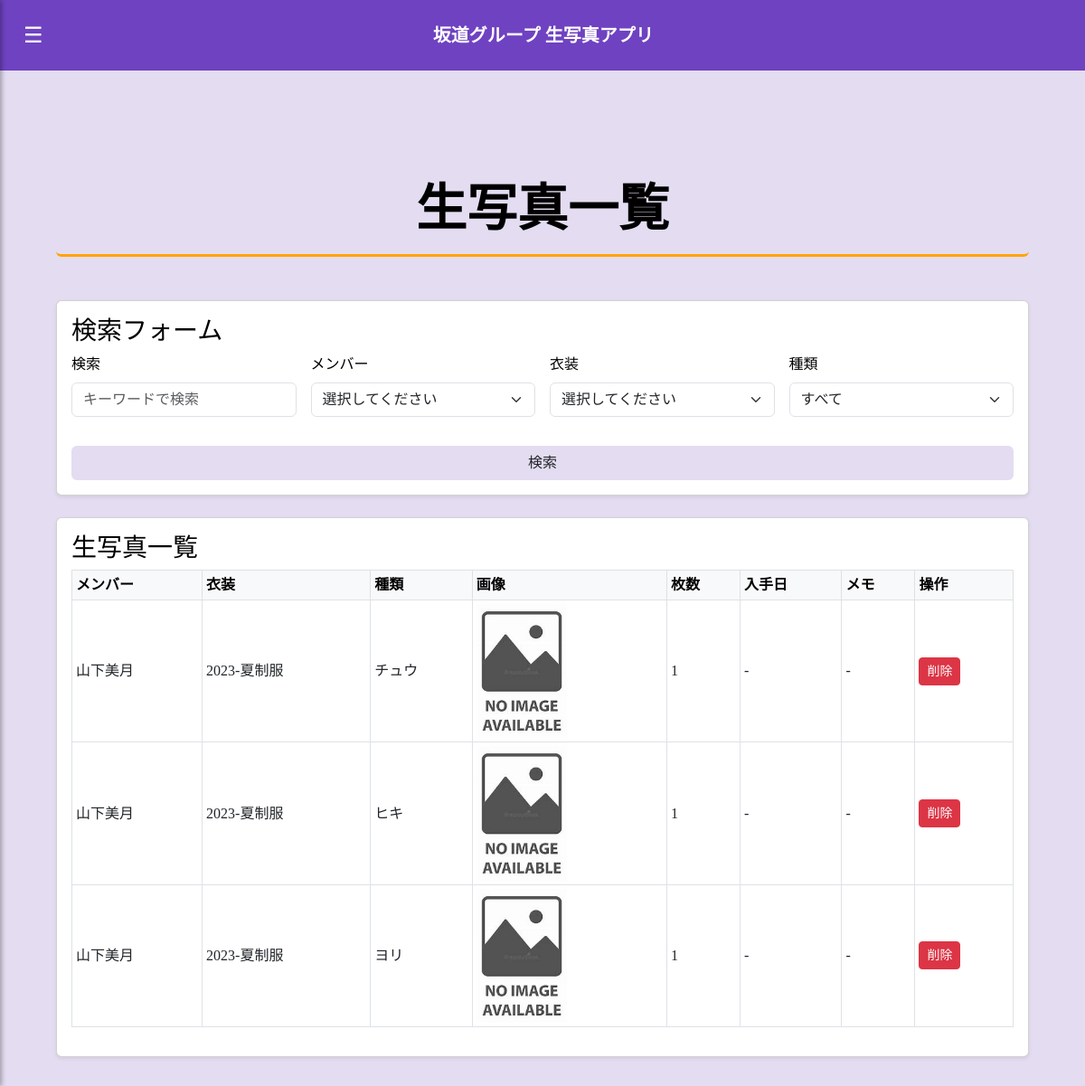
/index/nogizaka (signed in), run on the app's committed database.
### models.py (models this page shows)
class UserPhoto(db.Model):
    id = db.Column(db.Integer, primary_key=True)
    user_id = db.Column(db.Integer, db.ForeignKey('user.id'), nullable=False)
    photo_id = db.Column(db.Integer, db.ForeignKey('photo.id'), nullable=False)
    member = db.Column(db.String(64), nullable=False)
    costume = db.Column(db.String(128), nullable=False)
    photo_type = db.Column(db.String(64), nullable=False)
    group = db.Column(db.String(64), nullable=False)
    has_owner = db.Column(db.Boolean, default=True, nullable=False)  # ← 追加
    memo = db.Column(db.String, nullable=True)
    date = db.Column(db.Date, nullable=True)
    quantity = db.Column(db.Integer, nullable=True, default=1)
    photo = db.relationship('Photo', backref='user_photos')
    __table_args__ = (
        db.UniqueConstraint('user_id', 'member', 'costume', 'photo_type', 'group', name='_user_photo_uc'),
    )

### app.py (the view)
@app.route('/index/<group_key>', methods=['GET'])
@login_required
def index(group_key):
    group_colors = {
        'nogizaka': 'bg-nogi',
        'sakurazaka': 'bg-sakura',
        'hinatazaka': 'bg-hinata'
    }
    group_names = {
        'nogizaka': '乃木坂46',
        'sakurazaka': '櫻坂46',
        'hinatazaka': '日向坂46'
    }
    group_color = group_colors.get(group_key, 'bg-default')
    group_name = group_names.get(group_key, '不明')
    user_photos = UserPhoto.query.options(
        joinedload(UserPhoto.photo)
    ).join(
        Photo, UserPhoto.photo_id == Photo.id
    ).filter(
        UserPhoto.user_id == current_user.id,
        Photo.group_key == group_key
    ).all()
    query = request.args.get('query', '').strip().lower()
    member = request.args.get('member', '').strip()
    costume = request.args.get('costume', '').strip()
    photo_type = request.args.get('type', '').strip()
    if query:
        user_photos = [p for p in user_photos if query in p.member.lower() or query in p.costume.lower()]
    if member:
        user_photos = [p for p in user_photos if p.member == member]
    if costume:
        user_photos = [p for p in user_photos if p.costume == costume]
    if photo_type:
        user_photos = [p for p in user_photos if p.photo_type == photo_type]
    for p in user_photos:
        image_rel_path = build_image_path(p.member, p.costume, p.photo_type, group_key)
        image_abs_path = os.path.join(current_app.static_folder, image_rel_path)
        p.image_exists = os.path.exists(image_abs_path)
        p.image_path = image_rel_path
    members = sorted(set(p.member for p in user_photos))
    costumes = sorted(set(p.costume for p in user_photos))
    types = sorted(set(p.photo_type for p in user_photos))
    return render_template(
        'index.html',
        group_key=group_key,
        group_name=group_name,
        group_color=group_color,
        photos=user_photos,
        members=members,
        costumes=costumes,
        types=types,
        endpoint=request.endpoint
    )

### app.py (called while the page is built)
@app.context_processor
def inject_endpoint():
    from flask import request
    return dict(endpoint=request.endpoint)

@login_manager.user_loader
def load_user(user_id):
    return User.query.get(int(user_id))

@app.before_request
def make_session_permanent():
    session.permanent = True

### utils.py (called while the page is built)
def build_image_path(member, costume, type_, group_key):
    filename = f"{member}_{costume}_{type_}.jpg"
    return f"member_images/{group_key}/{member}/{filename}"

### templates/index.html (shortened to what this page needs)
{% extends "base.html" %}
{% block content %}
<div class="container mt-5 {{ group_color }}">
  <div class="text-center mb-5">
    <h1 class="display-4 fw-bold text-black p-3 rounded section-title">
      生写真一覧
    </h1>
  </div>
  <div class="row g-4">
    <div class="col-12">
      <div class="card shadow-sm h-100">
        <div class="card-body">
          <h3 class="card-title text-black">検索フォーム</h3>
          <form method="get" action="{{ url_for('index', group_key=group_key) }}">
            <div class="row g-3">
              <div class="col-md-3">
                <label for="query" class="form-label text-black">検索</label>
                <input type="text" id="query" name="query" value="{{ request.args.get('query', '') }}" class="form-control" placeholder="キーワードで検索">
              </div>
              <div class="col-md-3">
                <label for="member" class="form-label text-black">メンバー</label>
                <select class="form-select" id="member" name="member">
                  <option value="" disabled {% if not request.args.get('member') %}selected{% endif %}>選択してください</option>
                </select>
              </div>
              <div class="col-md-3">
                <label for="costume" class="form-label text-black">衣装</label>
                <select class="form-select" id="costume" name="costume">
                  <option value="" disabled {% if not request.args.get('costume') %}selected{% endif %}>選択してください</option>
                </select>
              </div>
              <div class="col-md-3">
                <label for="type" class="form-label text-black">種類</label>
                <select class="form-select" id="type" name="type">
                  <option value="" {% if not request.args.get('type') %}selected{% endif %}>すべて</option>
                </select>
              </div>
              <div class="col-12">
                <button type="submit" class="btn {{ group_color }} w-100 mt-3">検索</button>
              </div>
            </div>
          </form>
        </div>
      </div>
    </div>
    <div class="col-12">
      <div class="card shadow-sm h-100">
        <div class="card-body">
          <h3 class="card-title text-black">生写真一覧</h3>
          {% if photos %}
            <div class="table-responsive">
              <table class="table table-bordered table-sm align-middle">
                <thead class="table-light">
                  <tr>
                    <th>メンバー</th>
                    <th>衣装</th>
                    <th>種類</th>
                    <th>画像</th>
                    <th>枚数</th>
                    <th>入手日</th>
                    <th>メモ</th>
                    <th>操作</th>
                  </tr>
                </thead>
                <tbody>
                  {% for photo in photos %}
                    <tr>
                      <td>{{ photo.member }}</td>
                      <td>{{ photo.costume }}</td>
                      <td>{{ photo.photo_type }}</td>
                      <td>
                        {% if photo.image_exists %}
                          <img src="{{ url_for('static', filename=photo.image_path) }}" width="100" loading="lazy" alt="{{ photo.member }}の写真">
                        {% else %}
                          <img src="{{ url_for('static', filename='member_images/no_photo.jpg') }}" width="100" loading="lazy" alt="画像なし">
                        {% endif %}
                      </td>
                      <td>{{ photo.quantity }}</td>
                      <td>{{ photo.date or '-' }}</td>
                      <td>{{ photo.memo or '-' }}</td>
                      <td>
                        <form method="POST" action="{{ url_for('delete_user_photo', photo_id=photo.id, group_key=group_key) }}">
                          <button type="submit" class="btn btn-danger btn-sm" onclick="return confirm('本当に削除しますか？')">削除</button>
                        </form>
                      </td>
                    </tr>
                  {% endfor %}
                </tbody>
              </table>
            </div>
          {% else %}
            <p class="text-muted">該当する生写真は見つかりませんでした。</p>
          {% endif %}
        </div>
      </div>
    </div>
  </div>
</div>
{% endblock %}

### templates/base.html (shortened to what this page needs)
<!DOCTYPE html>
<html lang="ja">
<head>
    <link rel="stylesheet" href="https://cdn.jsdelivr.net/npm/bootstrap@5.3.0/dist/css/bootstrap.min.css">
    <link href="https://cdn.jsdelivr.net/npm/select2@4.1.0-rc.0/dist/css/select2.min.css" rel="stylesheet" />
    <link rel="stylesheet" href="https://cdnjs.cloudflare.com/ajax/libs/font-awesome/5.15.4/css/all.min.css">
    <link href="https://cdnjs.cloudflare.com/ajax/libs/font-awesome/6.4.0/css/all.min.css" rel="stylesheet" />
</head>
<body class="{{ group_color }}">
    <div class="{% if group_key == 'hinatazaka' %}navbar-hinata
        {% elif group_key == 'sakurazaka' %}navbar-sakura
        {% elif group_key == 'nogizaka' %}navbar-nogi
        {% else %}navbar-default{% endif %} p-3 d-flex justify-content-between align-items-center flex-wrap">
        <button id="menu-button">☰</button>
        <div style="font-size: 20px; font-weight: bold;">
            坂道グループ 生写真アプリ
        </div>
    </div>
    <div class="container mt-4 {{ group_color }}">
        {% block content %}
        {% endblock %}
    </div>
</body>
</html>

### templates/base.html (style rules this page uses)
body { font-family: 'Noto Serif JP', serif; overflow-x: hidden; }
.container { padding: 1rem; }
.bg-nogi { background-color: #e4dcf1 !important; }
.navbar-nogi { background-color: #6f42c1 !important; color: white !important; }
.navbar-hinata #menu-button, .navbar-sakura #menu-button, .navbar-nogi #menu-button { color: white; }
#menu-button { font-size: 24px; background: transparent; border: none; border-radius: 5px; padding: 5px 10px; cursor: pointer; }
.section-title { border-bottom: 3px solid orange; }

### data on the page
UserPhoto: member "山下美月", costume "2023-夏制服", photo_type "チュウ", quantity "1", date "-", memo "-"
UserPhoto: member "山下美月", costume "2023-夏制服", photo_type "ヒキ", quantity "1", date "-", memo "-"
UserPhoto: member "山下美月", costume "2023-夏制服", photo_type "ヨリ", quantity "1", date "-", memo "-"
